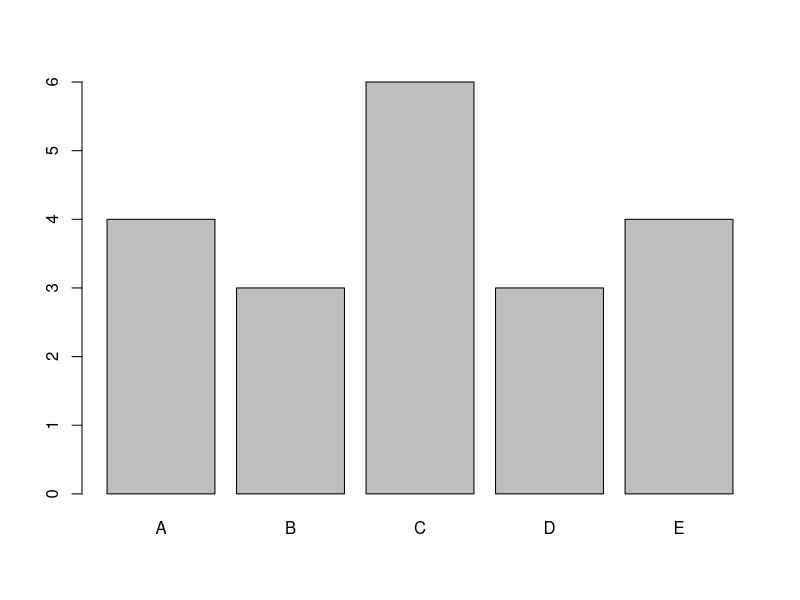
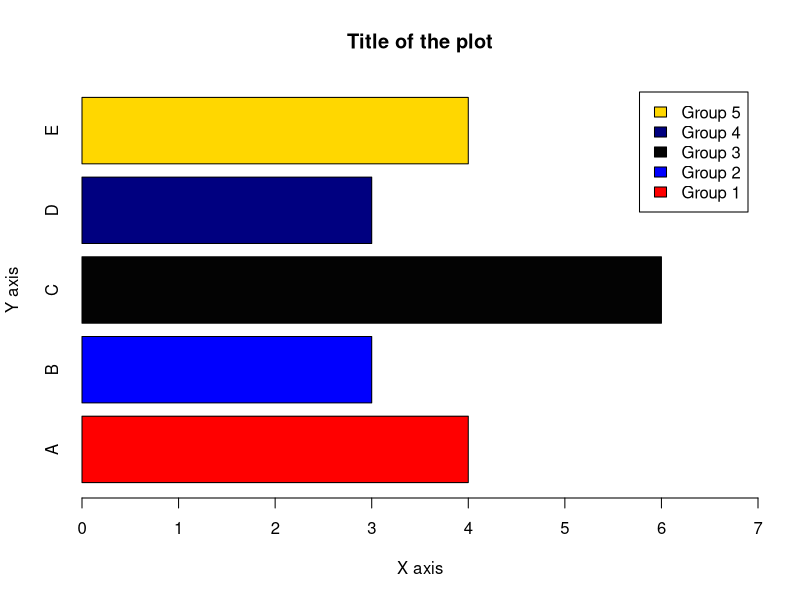
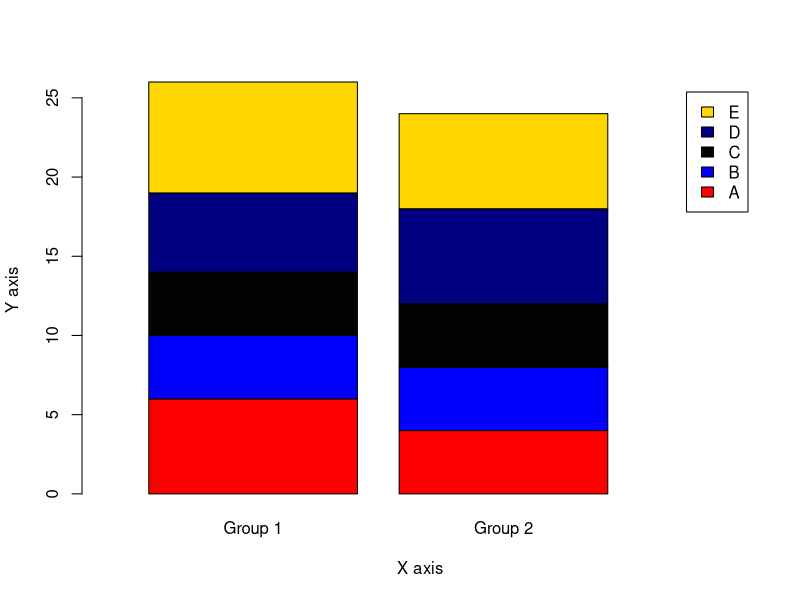
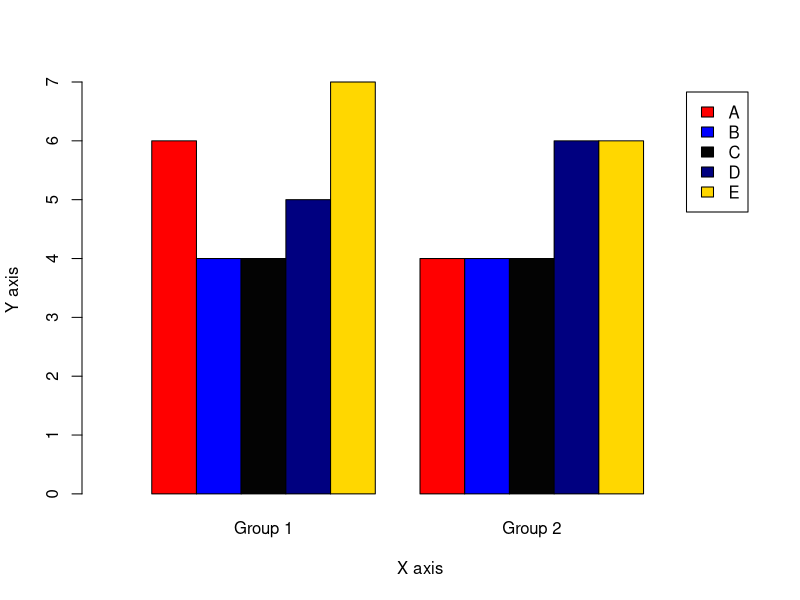
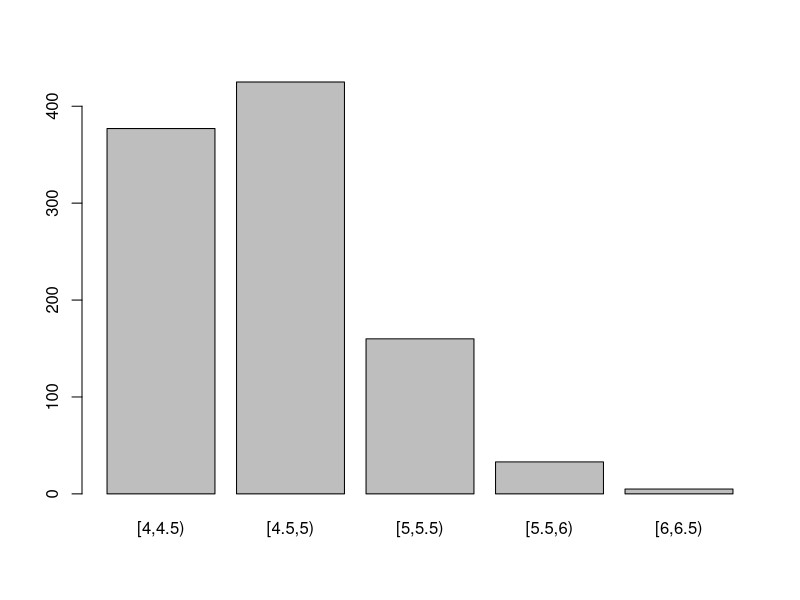
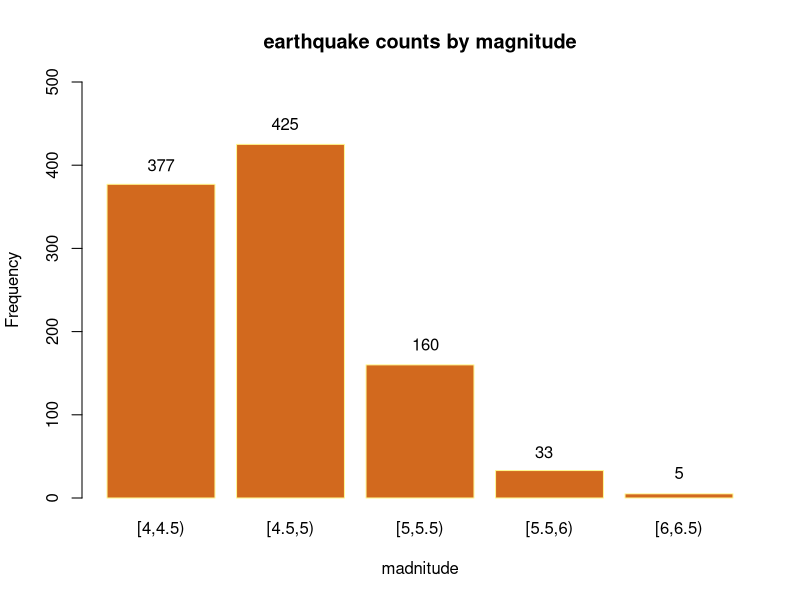
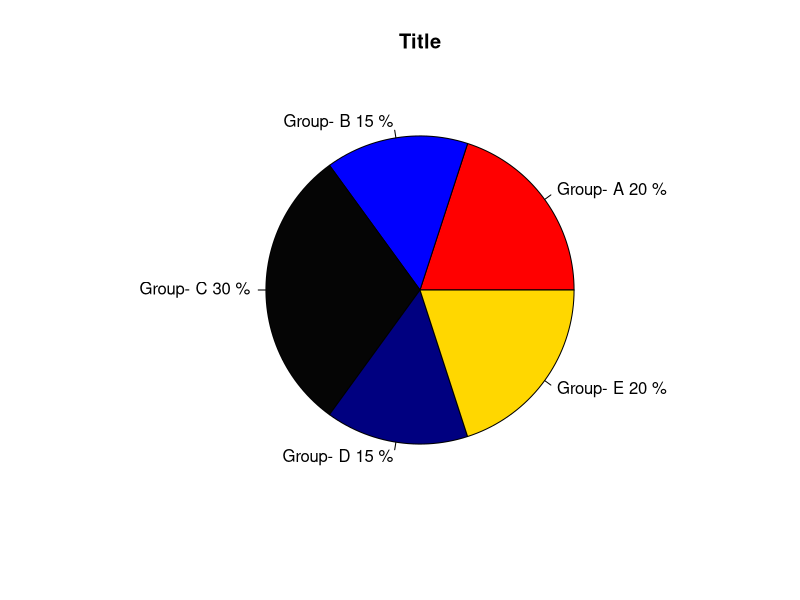
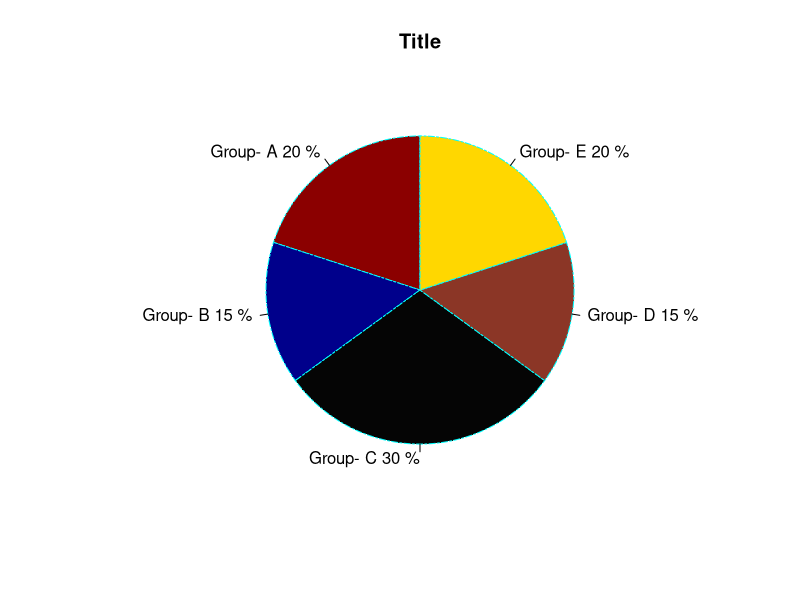

Write the R code that produced these figures, in order.
### Data Visualization Project ###
##################################

# Data visualization can be defined as the use of graphical or pictorial representations to present data in a way that makes it easier to understand, analyze, and communicate.
# It involves the use of visual elements such as charts, graphs, and maps to help users better understand and interpret complex data sets. Data visualization is an important tool for exploratory data analysis, as well as for communicating results to others.
# By presenting data in a visual format, data visualization can also help to reveal new connections and insights that might not be apparent from a purely numerical or textual analysis.
# Effective data visualization allows viewers to quickly identify patterns, trends, and relationships within the data, and can be used to highlight key insights or communicate complex ideas. 

##############
### Base R ###
##############

# In base R, there are many functions that can be used to create different types of plots. 
# Although there is no clear distinction between high-level and low-level functions, I like to divide functions as such.
# I believe that there are some functions which can be called as high-level plotting functions tend to provide a convenient way to create a specific type of plot with a relatively small amount of code.
# On the other hand, there are some functions which can be called as low-level plotting functions provide more control and flexibility, but require more coding to create a plot.

# At this point, it needs to be noted that the package `ggplot2`, which will be explained later in this project, is built around the concept of "grammar of graphics", which means that it provides a set of rules for building plots by combining basic building blocks or components.
# It is possible to think low-level functions as components in the `ggplot2` package.


# There are five high-level plotting functions in the base R. There functions can be listed as follows:

# barplot() 
# pie() 
# hist() 
# boxplot() 
# plot() 

# There are five high-level plotting functions in the base R. There functions can be listed as follows:

# text()
# points() 
# lines() 
# legend()  
# abline() 
# arrows() 
# symbols()

# I think there is one thing that should be mentioned at this point. 
# High-level plotting functions can create a plot by themselves, while low-level plotting functions must have a high-level function in order to work.


# While showing each high-level function, I will try to explain the working logic of these two types of functions by adding one or more low-level functions.

###############
### Barplot ###
###############

# The barplot() function in base R is used to create bar charts, which are a type of graph that displays categorical data as rectangular bars with heights or lengths proportional to the values they represent.
# By looking at the relative heights or lengths of the bars, it might be possible to quickly compare the values and identify any trends or patterns.
# The barplot() function in base R has several arguments that can be used to customize the appearance and behavior of the resulting bar chart. 

# Here are some of the most commonly used arguments of the barplot() function: 

# height - a vector or matrix of values that represent the heights of the bars. This argument is required.
# names.arg - a vector of names or labels for the bars. The length of this vector should be equal to the length of the height vector.
# col - a vector of colors for the bars. The length of this vector should be equal to the length of the height vector.
# border - the color of the borders of the bars. The default value is "black".
# main - a main title for the plot.
# xlab - a label for the x-axis.
# ylab - a label for the y-axis.
# legend.text - a vector of labels for the legend.
# args.legend - a list of arguments to control the appearance of the legend.
# width - the width of the bars. The default value is 0.5.
# space - the amount of space between the bars. The default value is 1.
# horiz - a logical value that controls the orientation of the bars. If TRUE, the bars are horizontal; if FALSE, they are vertical. The default value is FALSE.
# density - the density of shading lines in the bars. The default value is 1.
# angle - the angle of shading lines in the bars. The default value is 45.

# Lets create a vector for barplot example:
set.seed(111)
x1 <- sample(LETTERS[1:5], size = 20, rep= T)
let <- table(x1)

# basic barplot() looks like the following:
barplot(let)

# here how it looks like if I add some of the arguments
barplot(let, main = "Title of the plot",  
        xlab = "X axis", 
        ylab = "Y axis", 
        horiz = T, 
        col = c("red", "blue", "gray1", "navy", "gold"), # assigns colors by order
        xlim = c(0,7), # limit values of the x axis
        legend.text = c("Group 1", "Group 2", "Group 3", "Group 4", "Group 5")) # add legends by order

# Advantages:
  
# Clear representation of data: Bar plots are an effective way to represent categorical data as they allow easy visualization of the data.
# Easy to understand: Bar plots are intuitive and easy to understand, even for individuals who are not familiar with the data.
# Comparing groups: They allow for easy comparison of data across different categories or groups.
# Flexibility: Bar plots can be used to display many different types of data, including frequency distributions, percentages, and counts.
# Customizability: They can be customized by changing the colors, labels, and orientation of the bars to make them more visually appealing.

# Disadvantages:
  
# Limited to categorical data: Bar plots are only useful for categorical data and may not be appropriate for continuous data.
# Limited to a small number of categories: If there are too many categories, the plot may become too cluttered to read easily.
# Misleading scaling: If the scale of the y-axis is not appropriate, the bars can be misleading and give the impression that the differences between the data points are greater or smaller than they actually are.
# Can hide differences: If the bars are too wide or too close together, differences between the data points may be obscured, making it difficult to accurately compare the data.
# Limitations in data complexity: Bar plots may not be the best choice for displaying complex data, and other visualization methods may be more appropriate.


########################
### stacked bar plot ###
########################

# A stacked bar plot is a type of bar chart that displays multiple variables by stacking them on top of each other. 
# Each bar in the chart represents a category, and the height or length of the bar represents the total value of the variables being stacked. 
# The stacked bar plot breaks down the total value of each category into different segments, with each segment representing a different variable.

set.seed(111)
x1 <- sample(LETTERS[1:5], size = 50, rep = T)        
x2 <- sample(c("Group 1", "Group 2"), size = 50, rep = T)

let2 <- table(x1,x2)

# here how stacked bar plot looks like 
barplot(let2, xlab = "X axis",
        ylab = "Y axis", 
        col = c("red", "blue", "gray1", "navy", "gold"),
        legend.text = rownames(let2),
        xlim = c(0,3))


##########################
### clustered bar plot ###
##########################

# A clustered barplot, also known as a grouped barplot, is a type of bar chart that displays multiple variables for each category by grouping them together. 
# In a clustered barplot, each category has multiple bars, one for each variable being displayed, and the bars for each variable are grouped together side by side.

barplot(let2, xlab = "X axis", 
        ylab = "Y axis", 
        col = c("red", "blue", "gray1", "navy", "gold"),
        legend.text = rownames(let2),
        xlim = c(0,14),
        beside = T) # for clustered barplot

##################################################
### barplot() with a low-level function text() ###
##################################################

# I will use `quakes` dataset
b <- seq(4,6.5, by=0.5) # setting bin widths

c <- cut(quakes$mag, breaks = b, right = F) # where to cut the values

t <- table(c)

# this is how it looks like in a basic form
barplot(t)

# lets rock this!
barplot(t, main = "earthquake counts by magnitude", xlab = "madnitude", 
        ylab = "Frequency",
        col = "chocolate",
        border = "khaki1",
        ylim = c(0,500))
text(0.7, 400,t[1])
text(1.85,450,t[2])
text(3.15,185,t[3])
text(4.25,55,t[4])
text(5.5,30,t[5])


#################
### Pie Chart ###
#################

# A pie chart is a type of circular graph that is commonly used to represent data as a set of slices, where each slice corresponds to a category and its area or angle represents the proportion of that category relative to the whole. 
# The total area or angle of the pie represents the total value of the data being displayed. The pie() function in R is used to create a pie chart

# Here are some of the most commonly used arguments of pie() function: 

# x: A vector of non-negative numeric values that specifies the data to be represented in the pie chart.
# labels: A character vector of labels to be used for each slice of the pie chart.
# main: A title for the pie chart.
# col: A vector of colors to be used for each slice of the pie chart.
# border: A color to be used for the border of each slice of the pie chart.
# lty: The line type to be used for the border of each slice of the pie chart.
# init.angle: The starting angle in degrees for the first slice of the pie chart.
# clockwise: A logical value that specifies whether the slices of the pie chart should be drawn clockwise or counterclockwise.
# density: A value that specifies the density of shading lines for each slice of the pie chart.
# angle: A vector of angles in degrees to be used for shading each slice of the pie chart.
# ...: Additional graphical parameters to be passed to the pie() function, such as cex, font, and family.

# Lets create a vector for pie chart example:
set.seed(111)
x1 <- sample(LETTERS[1:5], size = 20, rep = T)  
let <- table(x1)

r1 <- (let/length(x1))

l1 <- paste("Group-", names(let) , sep= " " , r1*100, "%")

# basic pie() looks like the following:
pie(let, labels = l1, 
    main = "Title",
    col = c("red", "blue", "gray2", "navy", "gold")
)

# here how it looks like if we add some of the arguments
pie(let, labels = l1, 
    main = "Title",
    col = c("red4", "blue4", "gray2", "tomato4", "gold"),
    border = "cyan",
    init.angle = 90,
    lty = 6
)

# Pie charts have several advantages and disadvantages. Some of these include:
  
# Advantages:
  
# Pie charts are easy to understand and interpret, making them a popular choice for displaying data.
# They allow for easy comparison of proportions or percentages across different categories.
# Pie charts have an attractive design that can make data more appealing and engaging.
# Pie charts are efficient in terms of space and can display a large amount of data in a small area.
# They are best used to display one set of data where the categories do not have any overlapping.

# Disadvantages:
  
# Pie charts can be difficult to compare accurately, particularly if the slices are small or if there are many categories.
# They can be misleading if the slices are not drawn to scale or if the angles are not accurate.
# Pie charts may not be the best choice for displaying complex data, and other visualization methods may be more appropriate.
# Pie charts are not ideal for displaying large amounts of data or data with many categories.
# They are limited to displaying proportions and do not show absolute values or counts.

#################
### Histogram ###
#################

# A histogram is a graphical representation of the distribution of a dataset. 
# It is a type of bar plot that represents the frequency or count of values that fall within a set of intervals or "bins". 
# The x-axis represents the intervals or bins of values, while the y-axis represents the frequency or count of values that fall within each interval.

# Bin width is an important detail that has been widely studied in the literature and is still debated. 
# This is because deciding the number and width of the bins in a histogram can have a significant impact on the resulting visualization. 

# Lets look at the significance of the bins with basic histograms.
# I will use mpg variable from the `mtcars` package.

mpg <- mtcars$mpg

# here how basic histogram looks like with default bin width.
hist(mpg)

# if I change breaks as follows, it will look like this. 
hist(mpg, breaks = 2)

# Assuming that I wanted to analyse this histogram to have an idea about the distribution of the mpg variable, I would have different ideas about the distribution of the mpg variable for both graphs. 
# For this reason, there are several methods for determining the appropriate number of bins, including:

# Sturges' formula: This method uses the following formula to determine the number of bins: k = 1 + log2(n), where k is the number of bins and n is the number of data points.
# https://www.tandfonline.com/doi/abs/10.1080/01621459.1926.10502161

# Freedman-Diaconis rule: This method uses the interquartile range (IQR) to determine the width of each bin. The formula for the bin width is: bin width = 2 * IQR / (n^(1/3)), where n is the number of data points.
# https://link.springer.com/article/10.1007/BF01025868

# Scott's rule: This method uses the standard deviation of the data to determine the width of each bin. The formula for the bin width is: bin width = 3.5 * sd / (n^(1/3)), where sd is the standard deviation of the data and n is the number of data points.
# https://academic.oup.com/biomet/article-abstract/66/3/605/232642?redirectedFrom=fulltext


# Here are some of the most commonly used arguments of pie() function:

# x: A vector of numeric values that specifies the data to be represented in the histogram.
# breaks: A specification of the breakpoints (i.e., the edges of the bins) to use in the histogram. This can be a numeric vector, or a function such as breaks = "FD" to use the Freedman-Diaconis rule for determining the bin widths.
# freq: A logical value that specifies whether the y-axis should represent the frequency (i.e., the count of values in each bin) or the density (i.e., the proportion of values in each bin).
# col: The color to use for the bars of the histogram.
# border: The color to use for the borders of the bars of the histogram.
# lwd: The line width to use for the borders of the bars of the histogram.
# density: A value between 0 and 1 specifying the density of shading lines for the bars of the histogram.
# angle: The angle in degrees of the shading lines for the bars of the histogram.
# add: A logical value that specifies whether the histogram should be added to an existing plot.
# axes: A logical value that specifies whether the axes should be drawn for the histogram.
# plot: A logical value that specifies whether the histogram should be plotted.
# labels: A logical value that specifies whether labels should be added to the bars of the histogram.
# ...: Additional graphical parameters to be passed to the hist() function, such as cex, font, and family.

# here how it looks like if I add some of the arguments
hist(mpg,
     breaks = "FD", # for Freedman-Diaconis rule
     freq = F,
     ylim = c(0,0.08),
     col = "burlywood4",
     border = "burlywood2",
     axes = F, labels = T)


################################################
### hist() with a low-level function lines() ###
################################################

# With the low-level function density() it is possible to draw a density line in the histogram, which can give better information about the distribution of the data.

# Lets simulate a data for this example:
set.seed(1212)
x <- rnorm(1000, 10, 4)
x <- sort(x, decreasing = F)
fun <- dnorm(x, mean = mean(x), sd = sd(x)) # calculating density
hist(x, main = "histogram of x", ylab = "Density", xlab = "x",col="grey",
     border="black", probability = T, ylim = c(0, max(fun))) # drawing histogram with high-level function hist()
lines(x,fun, col = 1, lwd = 2) # adding density line with low-level function lines()


# Histograms have several advantages and disadvantages. Some of these include:

# Advantages
  
# Histograms are a useful tool for visualizing the distribution of a dataset. They provide a quick and easy way to see the range, shape, and central tendency of the data.
# Histograms are flexible and can be used to visualize a wide range of data types, including continuous, discrete, and categorical data.
# Histograms can be used to identify outliers and unusual observations that may be skewing the distribution of the data.
# Histograms can be easily created in R and other statistical software packages, and can be customized with a variety of options, such as bin width, color, and labels.

# Disadvantages
  
# The shape and appearance of a histogram can be sensitive to the choice of bin width. Different bin widths can result in different visualizations of the same data, which can make it difficult to compare histograms.
# Histograms can be sensitive to the choice of the number of bins. Too few bins can result in a loss of information about the distribution, while too many bins can create a noisy and difficult-to-interpret histogram.
# Histograms can be misleading if the data are not properly preprocessed or if the data are not representative of the underlying population.
# Histograms can be difficult to interpret for large datasets, or when there is a high degree of variation in the data.


###############
### Boxplot ###
###############

# A boxplot is a graphical representation of the distribution of a dataset. 
# It is a standardized way of displaying the distribution of data based on five summary statistics: the minimum value, the first quartile (Q1), the median, the third quartile (Q3), and the maximum value.

# Here are some of the most commonly used arguments of the boxplot() function: 

# formula: a formula describing the variable(s) to be plotted.
# data: the data frame containing the variables to be plotted.
# subset: an optional vector specifying a subset of the data to be plotted.
# na.action: a function to handle missing data.
# names: a character vector giving the names of the variables to be plotted.
# horizontal: a logical value indicating whether to plot the boxes horizontally or vertically.
# notch: a logical value indicating whether to draw a notch around the median of each box.
# varwidth: a logical value indicating whether the boxes should be drawn with widths proportional to the square root of the number of observations in each group.
# outline: a logical value indicating whether to draw individual points outside of the whiskers.
# col: the color of the boxes, whiskers, and outliers.
# border: the color of the border around the boxes.
# boxwex: the width of the boxes.
# at: a numeric vector giving the locations of the boxes along the x-axis.
# add: a logical value indicating whether to add the boxplot to an existing plot.

# I will use mpg variable again to show how basit boxplot looks like: 
boxplot(mpg)

# here how it looks like if I add some of the arguments to the function:

boxplot(mpg,
        col = "chocolate",
        border = "khaki4",
        notch = T,
        horizontal = T,
        varwidth = T)


#############################################################
### boxplot() with a low-level function text() & abline() ###
#############################################################

# I will use `iris` dataset for this example
boxplot(iris$Sepal.Width~iris$Species, # group by species
        main = "Sepal widths by species",
        col = c("red", "blue", "gold"),
        horizontal = T)
abline(v = mean(iris$Sepal.Width), lty = 2) # adding horizontal line at the mean of sepal.width
text(3.1, 0.5, expression(bar(x))) # adding /xbar

##############
### plot() ###
##############

# In base R, it is possible to draw both line and scatterplot with the plot() function.

###################
### Scatterplot ###
###################

# A scatter plot is a type of graph that displays the relationship between two continuous variables. 
# Each point on the plot represents a single observation, with the x-axis representing the values of one variable and the y-axis representing the values of the other variable.

# Here is a basic scatterplot with plot() function:
plot(mtcars$mpg, mtcars$hp)

# Scatter plots have several advantages and disadvantages. Some of these include:

# Advantages
  
# Provides a visual representation of the relationship between two variables.
# Shows the presence or absence of a relationship between the two variables.
# Helps in identifying outliers, trends, and patterns.
# Provides information about the direction and strength of the relationship between the variables.

# Disadvantages
  
# Scatter plot can only show the relationship between two variables.
# May be difficult to interpret when there are a large number of observations.
# The scatter plot may not always show the true nature of the relationship between the variables.
# Correlation does not imply causation, and it is important to be cautious when interpreting the relationship shown in a scatter plot.

#################
### line plot ###
#################

# A line plot is a graph that displays data points connected by straight lines. 
# The x-axis represents the independent variable, and the y-axis represents the dependent variable. 

# Here is a basic line plot with plot() function:
plot(mpg, type = "l")

# Line plots have several advantages and disadvantages. Some of these include:

# Advantages
  
# Line plots can show trends in data over time and provide insight into how the data changes.
# They can also reveal patterns or fluctuations in the data that may not be immediately apparent from a table of numbers.
# Line plots are easy to create and read, making them an effective way to communicate data to a wide audience.
# They can be used to compare multiple sets of data on the same graph, allowing for easy visual comparison.

# Disadvantages
  
# Line plots may not be appropriate for data that does not change over time.
# They may not be useful for showing data with a large number of categories or data points.
# Line plots can be misleading if the data is not plotted accurately or if the scale of the graph is not appropriate.
# Line plots may not be useful for identifying outliers or extreme values in the data.

# The arguments for the plot() function can vary depending on the type of graph being created. 
# Here are some common arguments for the plot() function:

# x and y: the data to be plotted on the x-axis and y-axis, respectively. 
# type: the type of plot to be created. For example, "p" creates a scatter plot with points, "l" creates a line plot, "b" creates both points and lines, and "h" creates a histogram.
# main: the main title of the plot.
# xlab and ylab: the labels for the x-axis and y-axis, respectively.
# xlim and ylim: limits for the x-axis and y-axis, respectively.
# col: the color to be used for the points or lines
# pch: type of symbol to be used for the points
# lty: Type of line 
# bty: type of box


# Here is a fancy example of the plot() function for scatter plot:
plot(mtcars$mpg, mtcars$hp,
     main = "Title of the plot",
     xlab = "X axis",
     ylab = "Y axis",
     col = "chocolate",
     pch = "x",
     bty = "n"
     )

# Here is a fancy example of the plot() function for line plot:
plot(mpg, 
     type = "l",
     main = "Title of the plot",
     xlab = "X axis",
     ylab = "Y axis",
     col = "chocolate",
     lty = "dashed",
     bty = "L" 
     )

###############################################
### plot() with low-level function points() ###
###############################################

x1 <- seq(-2,-1.01, len = 100)
y1 <- x1^2
x2 <- seq(-1,1, len = 100)
y2 <- rep(1, 100) 
x3 <- seq(1.01, 2, len = 100)
y3 <- 2* x3 -1

plot(x1,y1, xlim = c(-2,2), ylim = c(0,5))
points(x2,y2)
points(x3,y3)
